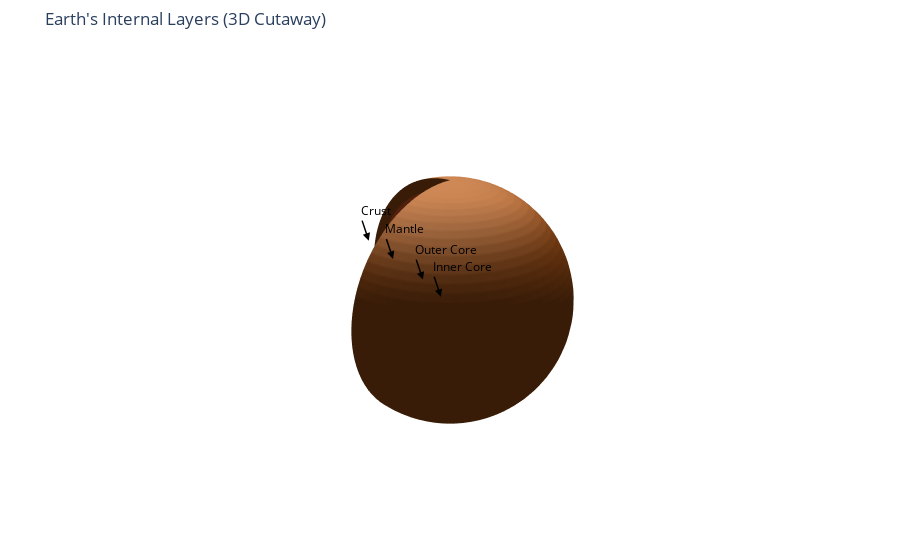

The notebook cell saved with this chart:
### Code cell
run_plotly_code(plotly_code)

### Figure 1 — Plotly figure (JSON) as saved in the notebook; plotly's stock layout.template omitted (floating-point values rounded to 4 significant figures; data arrays with more than 128 entries replaced by an {"elided": "..."} marker saying what was removed)
{"data": [{"colorscale": [[0, "rgb(220, 220, 200)"], [1, "rgb(220, 220, 200)"]], "hoverinfo": "name", "lighting": {"ambient": 0.4, "diffuse": 0.8, "roughness": 0.6, "specular": 0.3}, "name": "Inner Core", "showscale": false, "surfacecolor": {"elided": "50x50 float values"}, "type": "surface", "x": {"elided": "50x50 float values"}, "y": {"elided": "50x50 float values"}, "z": {"elided": "50x50 float values"}}, {"colorscale": [[0, "rgb(220, 220, 200)"], [1, "rgb(220, 220, 200)"]], "hoverinfo": "name", "lighting": {"ambient": 0.4, "diffuse": 0.8, "roughness": 0.6, "specular": 0.3}, "name": "Inner Core cut", "showscale": false, "surfacecolor": {"elided": "30x10 float values"}, "type": "surface", "x": {"elided": "30x10 float values"}, "y": {"elided": "30x10 float values"}, "z": {"elided": "30x10 float values"}}, {"colorscale": [[0, "rgb(220, 220, 200)"], [1, "rgb(220, 220, 200)"]], "hoverinfo": "name", "lighting": {"ambient": 0.4, "diffuse": 0.8, "roughness": 0.6, "specular": 0.3}, "name": "Inner Core cut", "showscale": false, "surfacecolor": {"elided": "30x10 float values"}, "type": "surface", "x": {"elided": "30x10 float values"}, "y": {"elided": "30x10 float values"}, "z": {"elided": "30x10 float values"}}, {"colorscale": [[0, "rgb(255, 165, 0)"], [1, "rgb(255, 165, 0)"]], "hoverinfo": "name", "lighting": {"ambient": 0.4, "diffuse": 0.8, "roughness": 0.6, "specular": 0.3}, "name": "Outer Core", "showscale": false, "surfacecolor": {"elided": "50x50 float values"}, "type": "surface", "x": {"elided": "50x50 float values"}, "y": {"elided": "50x50 float values"}, "z": {"elided": "50x50 float values"}}, {"colorscale": [[0, "rgb(255, 165, 0)"], [1, "rgb(255, 165, 0)"]], "hoverinfo": "name", "lighting": {"ambient": 0.4, "diffuse": 0.8, "roughness": 0.6, "specular": 0.3}, "name": "Outer Core cut", "showscale": false, "surfacecolor": {"elided": "30x10 float values"}, "type": "surface", "x": {"elided": "30x10 float values"}, "y": {"elided": "30x10 float values"}, "z": {"elided": "30x10 float values"}}, {"colorscale": [[0, "rgb(255, 165, 0)"], [1, "rgb(255, 165, 0)"]], "hoverinfo": "name", "lighting": {"ambient": 0.4, "diffuse": 0.8, "roughness": 0.6, "specular": 0.3}, "name": "Outer Core cut", "showscale": false, "surfacecolor": {"elided": "30x10 float values"}, "type": "surface", "x": {"elided": "30x10 float values"}, "y": {"elided": "30x10 float values"}, "z": {"elided": "30x10 float values"}}, {"colorscale": [[0, "rgb(200, 80, 30)"], [1, "rgb(200, 80, 30)"]], "hoverinfo": "name", "lighting": {"ambient": 0.4, "diffuse": 0.8, "roughness": 0.6, "specular": 0.3}, "name": "Mantle", "showscale": false, "surfacecolor": {"elided": "50x50 float values"}, "type": "surface", "x": {"elided": "50x50 float values"}, "y": {"elided": "50x50 float values"}, "z": {"elided": "50x50 float values"}}, {"colorscale": [[0, "rgb(200, 80, 30)"], [1, "rgb(200, 80, 30)"]], "hoverinfo": "name", "lighting": {"ambient": 0.4, "diffuse": 0.8, "roughness": 0.6, "specular": 0.3}, "name": "Mantle cut", "showscale": false, "surfacecolor": {"elided": "30x10 float values"}, "type": "surface", "x": {"elided": "30x10 float values"}, "y": {"elided": "30x10 float values"}, "z": {"elided": "30x10 float values"}}, {"colorscale": [[0, "rgb(200, 80, 30)"], [1, "rgb(200, 80, 30)"]], "hoverinfo": "name", "lighting": {"ambient": 0.4, "diffuse": 0.8, "roughness": 0.6, "specular": 0.3}, "name": "Mantle cut", "showscale": false, "surfacecolor": {"elided": "30x10 float values"}, "type": "surface", "x": {"elided": "30x10 float values"}, "y": {"elided": "30x10 float values"}, "z": {"elided": "30x10 float values"}}, {"colorscale": [[0, "rgb(139, 69, 19)"], [1, "rgb(139, 69, 19)"]], "hoverinfo": "name", "lighting": {"ambient": 0.4, "diffuse": 0.8, "roughness": 0.6, "specular": 0.3}, "name": "Crust", "showscale": false, "surfacecolor": {"elided": "50x50 float values"}, "type": "surface", "x": {"elided": "50x50 float values"}, "y": {"elided": "50x50 float values"}, "z": {"elided": "50x50 float values"}}, {"colorscale": [[0, "rgb(139, 69, 19)"], [1, "rgb(139, 69, 19)"]], "hoverinfo": "name", "lighting": {"ambient": 0.4, "diffuse": 0.8, "roughness": 0.6, "specular": 0.3}, "name": "Crust cut", "showscale": false, "surfacecolor": {"elided": "30x10 float values"}, "type": "surface", "x": {"elided": "30x10 float values"}, "y": {"elided": "30x10 float values"}, "z": {"elided": "30x10 float values"}}, {"colorscale": [[0, "rgb(139, 69, 19)"], [1, "rgb(139, 69, 19)"]], "hoverinfo": "name", "lighting": {"ambient": 0.4, "diffuse": 0.8, "roughness": 0.6, "specular": 0.3}, "name": "Crust cut", "showscale": false, "surfacecolor": {"elided": "30x10 float values"}, "type": "surface", "x": {"elided": "30x10 float values"}, "y": {"elided": "30x10 float values"}, "z": {"elided": "30x10 float values"}}], "layout": {"margin": {"b": 10, "l": 10, "r": 10, "t": 50}, "scene": {"annotations": [{"arrowcolor": "black", "arrowhead": 2, "arrowwidth": 1.5, "font": {"color": "black", "size": 12}, "showarrow": true, "text": "Inner Core", "x": 0.008716, "xanchor": "left", "y": -0.09962, "yanchor": "middle", "z": 0}, {"arrowcolor": "black", "arrowhead": 2, "arrowwidth": 1.5, "font": {"color": "black", "size": 12}, "showarrow": true, "text": "Outer Core", "x": 0.02615, "xanchor": "left", "y": -0.2989, "yanchor": "middle", "z": 0.1}, {"arrowcolor": "black", "arrowhead": 2, "arrowwidth": 1.5, "font": {"color": "black", "size": 12}, "showarrow": true, "text": "Mantle", "x": 0.05665, "xanchor": "left", "y": -0.6475, "yanchor": "middle", "z": 0.2}, {"arrowcolor": "black", "arrowhead": 2, "arrowwidth": 1.5, "font": {"color": "black", "size": 12}, "showarrow": true, "text": "Crust", "x": 0.0828, "xanchor": "left", "y": -0.9464, "yanchor": "middle", "z": 0.3}], "aspectmode": "data", "camera": {"eye": {"x": 1.5, "y": 1.5, "z": 1}}, "xaxis": {"showbackground": false, "showgrid": false, "visible": false, "zeroline": false}, "yaxis": {"showbackground": false, "showgrid": false, "visible": false, "zeroline": false}, "zaxis": {"showbackground": false, "showgrid": false, "visible": false, "zeroline": false}}, "title": {"text": "Earth's Internal Layers (3D Cutaway)"}}}
